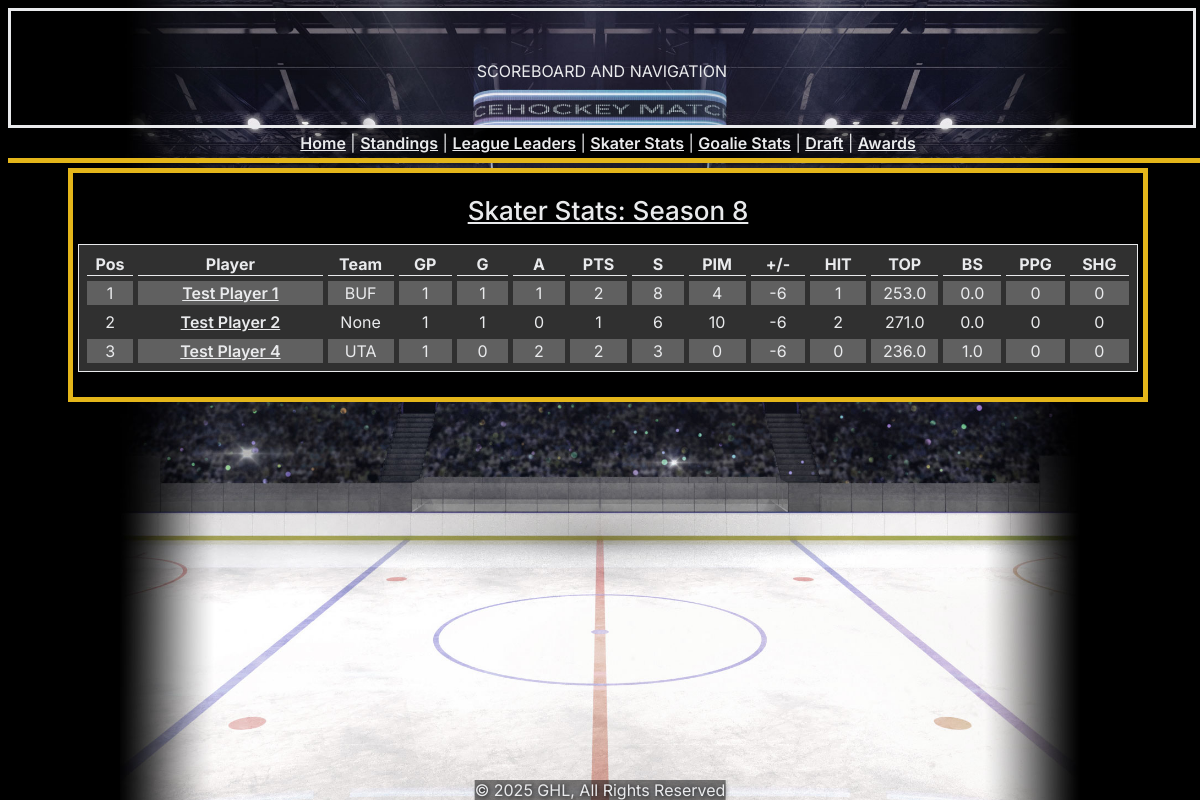
The app's page /skaters/ with its own data.
### GHLWebsiteApp/models.py (models this page shows, shortened)
class SkaterRecord(models.Model):
    ea_player_num = models.ForeignKey(Player, on_delete = models.CASCADE)
    game_num = models.ForeignKey(Game, on_delete = models.CASCADE)
    ea_club_num = models.ForeignKey(Team, on_delete = models.CASCADE)
    position = models.ForeignKey(Position, on_delete = models.CASCADE)
    build = models.ForeignKey(Build, on_delete = models.CASCADE)
    goals = models.PositiveSmallIntegerField(default="0")
    assists = models.PositiveSmallIntegerField(default="0")
    points = models.PositiveSmallIntegerField(default="0")
    hits = models.PositiveSmallIntegerField(default="0")
    plus_minus = models.SmallIntegerField(default="0")
    sog = models.PositiveSmallIntegerField(default="0")
    shot_attempts = models.PositiveSmallIntegerField(default="0")
    deflections = models.PositiveSmallIntegerField(default="0")
    ppg = models.PositiveSmallIntegerField(default="0")
    shg = models.PositiveSmallIntegerField(default="0")
    pass_att = models.PositiveSmallIntegerField(default="0")
    pass_comp = models.PositiveSmallIntegerField(default="0")
    saucer_pass = models.PositiveSmallIntegerField(default="0")
    blocked_shots = models.PositiveSmallIntegerField(default="0")
    takeaways = models.PositiveSmallIntegerField(default="0")
    interceptions = models.PositiveSmallIntegerField(default="0")
    giveaways = models.PositiveSmallIntegerField(default="0")
    pens_drawn = models.PositiveSmallIntegerField(default="0")
    pims = models.PositiveSmallIntegerField(default="0")
    pk_clears = models.PositiveSmallIntegerField(default="0")
    poss_time = models.PositiveSmallIntegerField(default="0")
    fow = models.PositiveSmallIntegerField(default="0")
    fol = models.PositiveSmallIntegerField(default="0")

class Player(models.Model):
    ea_player_num = models.IntegerField(primary_key=True)
    username = models.CharField(max_length=16)
    current_team = models.ForeignKey(Team, on_delete = models.CASCADE, blank=True, null=True)
    def __str__(self):
        return self.username

class Team(models.Model):
    ea_club_num = models.IntegerField(primary_key=True)
    club_full_name = models.CharField(max_length=50)
    club_abbr = models.CharField(max_length=3)
    club_location = models.CharField(max_length=25)
    team_logo_link = models.TextField(blank=True, null=True)
    isActive = models.BooleanField(default=True)
    def __str__(self):
        return self.club_abbr

### GHLWebsiteApp/views.py (the view)
# urls.py: path('skaters/', views.skaters, name="skaters"),
def skaters(request):
    all_skaters = SkaterRecord.objects.filter(game_num__season_num=seasonSetting).annotate(
        skatersgp=Count("game_num"),
        skatersgoals=Sum("goals"),
        skatersassists=Sum("assists"),
        skaterspoints=Sum("points"),
        skatersplusminus=Sum("plus_minus"),
        skatershits=Sum("hits"),
        skaterspims=Sum("pims"),
        skaterssog=Sum("sog"),
        skatersposs=Avg("poss_time"),
        skatersbs=Avg("blocked_shots"),
        skatersppg=Sum("ppg"),
        skatersshg=Sum("shg"),
    ).order_by("ea_player_num")
    context = {
        "all_skaters": all_skaters
    }
    return render(request, "GHLWebsiteApp/skaters.html", context)

### GHLWebsiteApp/templates/GHLWebsiteApp/skaters.html
{% extends 'GHLWebsiteApp/layout.html' %}
{% load static %}
{% block body %}
  <center>
    <div class="section section_lg">
      <center>
      <div class="header">Skater Stats: Season 8</div>
      <table id="fullstandings" class="sortable">
        <col style="width: 60px;">
        <col style="width: 300px;">
        <col style="width: 80px;">
        <col style="width: 80px;">
        <col style="width: 80px;">
        <col style="width: 80px;">
        <col style="width: 80px;">
        <col style="width: 80px;">
        <col style="width: 80px;">
        <col style="width: 80px;">
        <col style="width: 80px;">
        <col style="width: 80px;">
        <col style="width: 80px;">
        <col style="width: 80px;">
        <col style="width: 80px;">
        <tr>
          <th>Pos</th>
          <th>Player</th>
          <th>Team</th>
          <th>GP</th>
          <th>G</th>
          <th>A</th>
          <th>PTS</th>
          <th>S</th>
          <th>PIM</th>
          <th>+/-</th>
          <th>HIT</th>
          <th>TOP</th>
          <th>BS</th>
          <th>PPG</th>
          <th>SHG</th>
        </tr>
        {% for player in all_skaters %}
        <tr>
          <td>{{ forloop.counter }}</td>
          <td><a href="{% url 'player' player.ea_player_num.ea_player_num %}">{{ player.ea_player_num }}</a></td>
          <td>{{ player.ea_player_num.current_team }}</td>
          <td>{{ player.skatersgp }}</td>
          <td>{{ player.skatersgoals }}</td>
          <td>{{ player.skatersassists }}</td>
          <td>{{ player.skaterspoints }}</td>
          <td>{{ player.skaterssog }}</td>
          <td>{{ player.skaterspims }}</td>
          <td>{{ player.skatersplusminus }}</td>
          <td>{{ player.skatershits }}</td>
          <td>{{ player.skatersposs|floatformat:1 }}</td>
          <td>{{ player.skatersbs|floatformat:1 }}</td>
          <td>{{ player.skatersppg }}</td>
          <td>{{ player.skatersshg }}</td>
        </tr>
        {% empty %}
        <tr>
          <td colspan=15>No games recorded.</td>
        </tr>
        {% endfor %}
      </table>
      </center>
    </div>
  </center>
{% endblock %}

### GHLWebsiteApp/static/GHLWebsiteApp/mainstyle.css (style rules this page uses)
* { box-sizing: border-box; font-family: "Inter", sans-serif; }
a { color: #e9eaec; font-weight: 600; }
table { border-width: 0px; border-spacing: 15px; padding: 5px; }
body { color: #e9eaec; background:url(../GHLWebsiteApp/background.jpg) no-repeat top center fixed; background-size: 80%; min-height: 100%; width: 100%; background-color: black; }
.section { justify-content: center; background-color: black; vertical-align: top; border: 5px solid #e4b61a; text-align: center; margin-bottom: 10px; width: auto; padding-top: 10px; padding-bottom: 10px; }
.section_lg { max-width: 90%; }
tr:nth-child(odd) { background-color: #606060; }
th { border-bottom: 1px solid #e9eaec; background-color: #303030; }
.header { display: flex; align-items: center; text-align: center; vertical-align: middle; justify-content: center; background-color: black; font-weight: 500; padding: 15px; padding-top: 15px; font-size: 26px; line-height: 26px; text-decoration: underline; }
#fullstandings { table-layout: fixed; align-self: center; justify-self: center; border: 1px solid #e9eaec; padding: 3px; background-color: #303030; border-spacing: 5px; margin: 5px; margin-bottom: 15px; }
td { text-align: center; padding: 2px 5px 2px 5px; }

### records on screen
SkaterRecord: ea_player_num "Test Player 1", ea_player_num.current_team "BUF", skatersgp "1", skatersgoals "1", skatersassists "1", skaterspoints "2", skaterssog "8", skaterspims "4", skatersplusminus "-6", skatershits "1", skatersposs "253.0", skatersbs "0.0", skatersppg "0", skatersshg "0"
SkaterRecord: ea_player_num "Test Player 2", ea_player_num.current_team "None", skatersgp "1", skatersgoals "1", skatersassists "0", skaterspoints "1", skaterssog "6", skaterspims "10", skatersplusminus "-6", skatershits "2", skatersposs "271.0", skatersbs "0.0", skatersppg "0", skatersshg "0"
SkaterRecord: ea_player_num "Test Player 4", ea_player_num.current_team "UTA", skatersgp "1", skatersgoals "0", skatersassists "2", skaterspoints "2", skaterssog "3", skaterspims "0", skatersplusminus "-6", skatershits "0", skatersposs "236.0", skatersbs "1.0", skatersppg "0", skatersshg "0"
